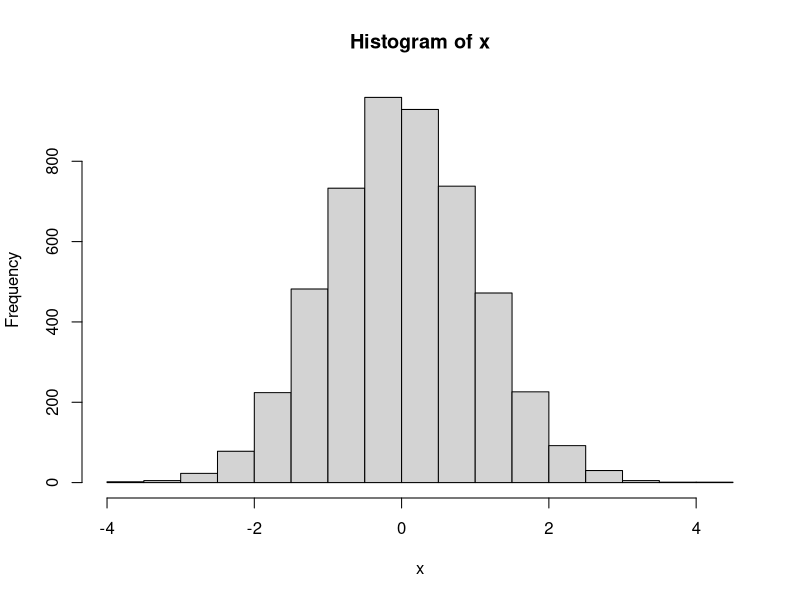
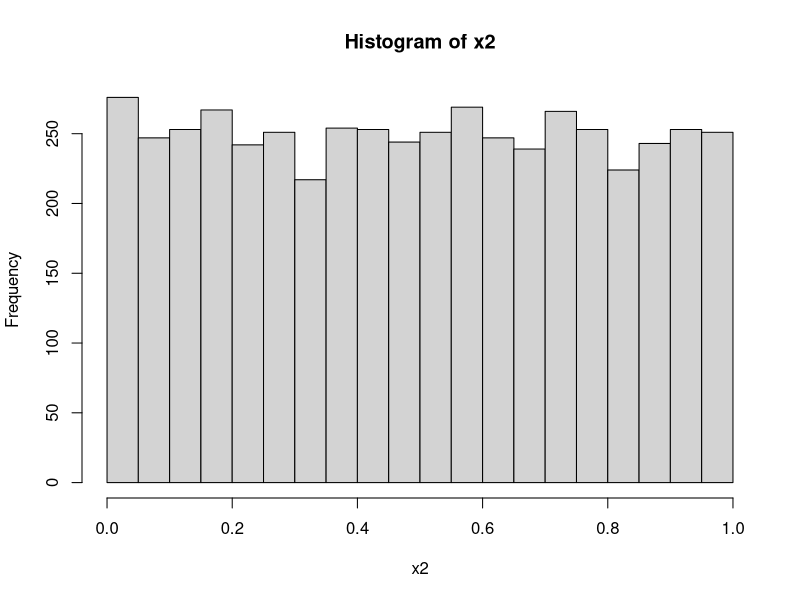
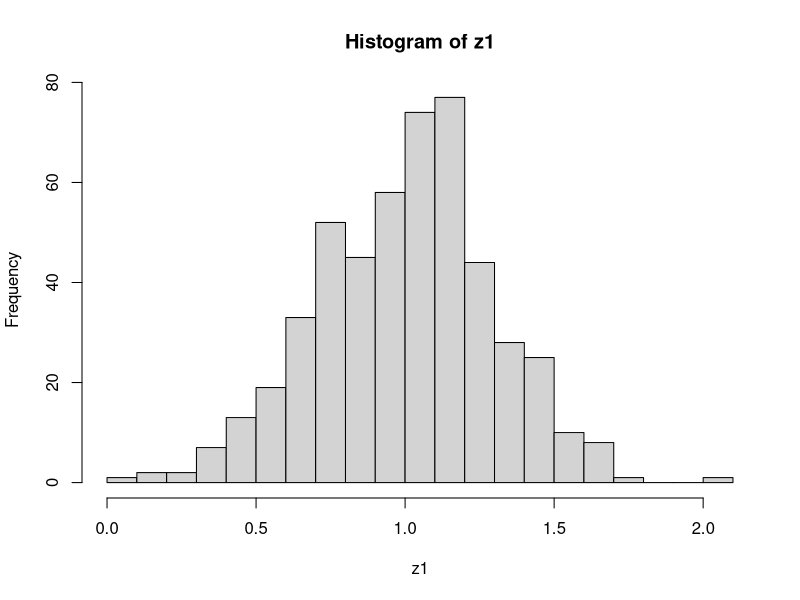
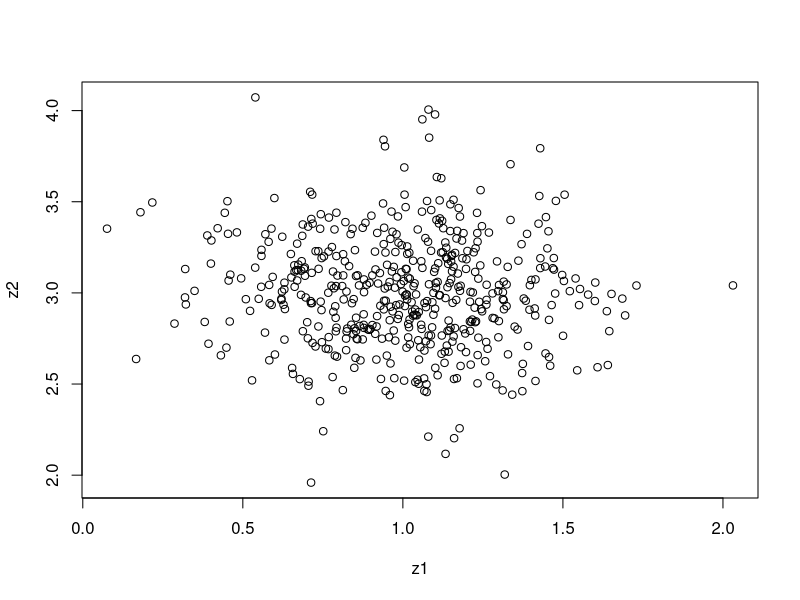
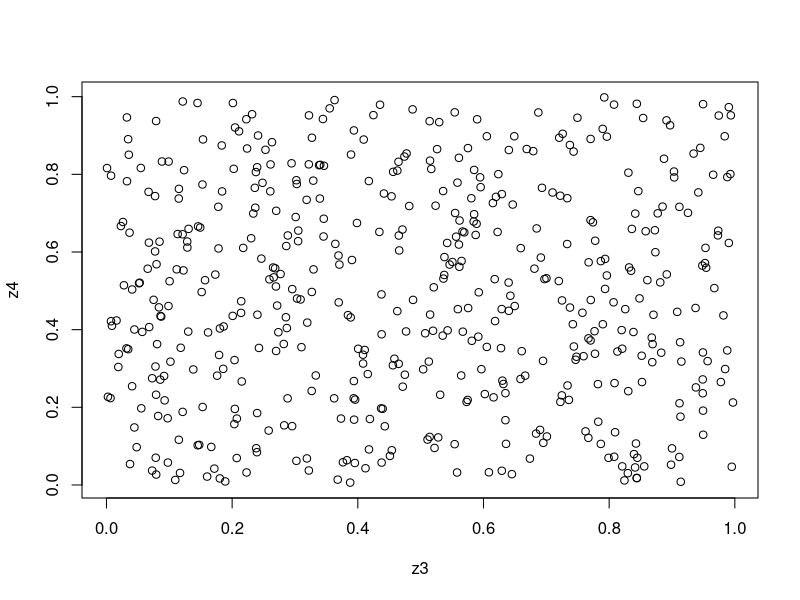
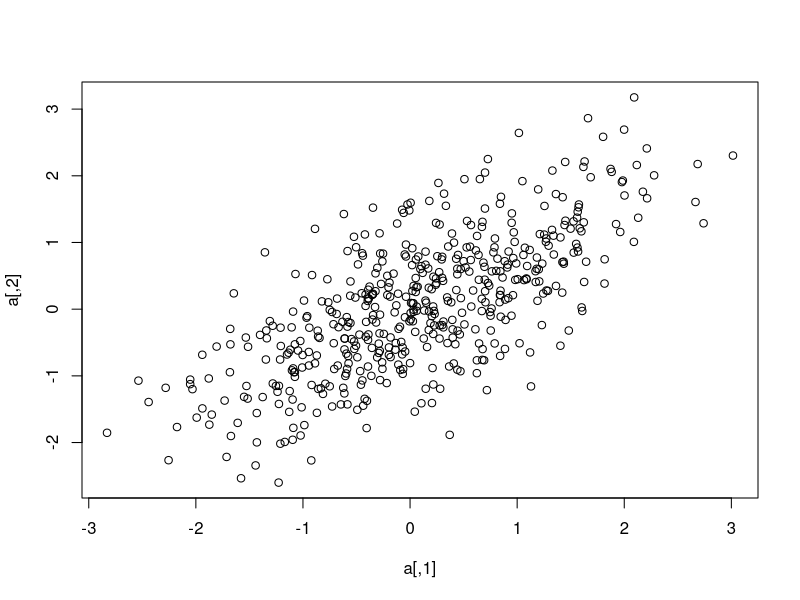
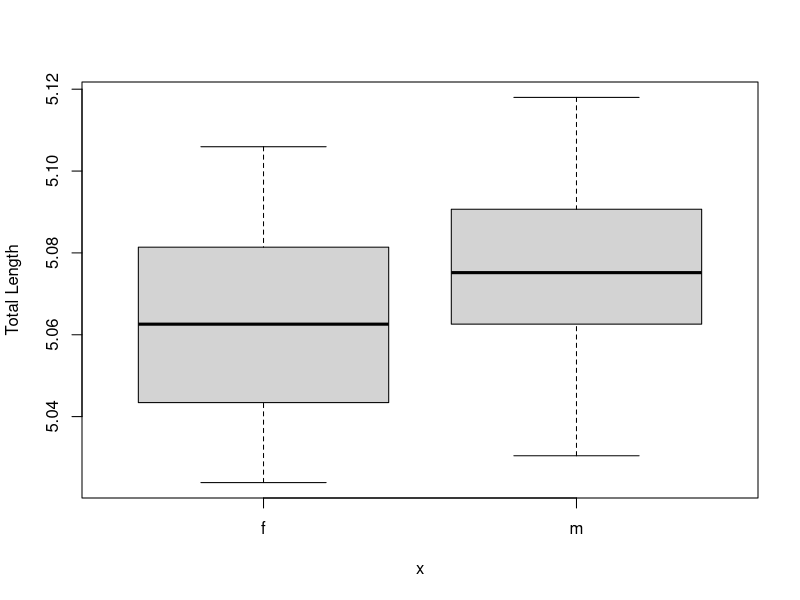
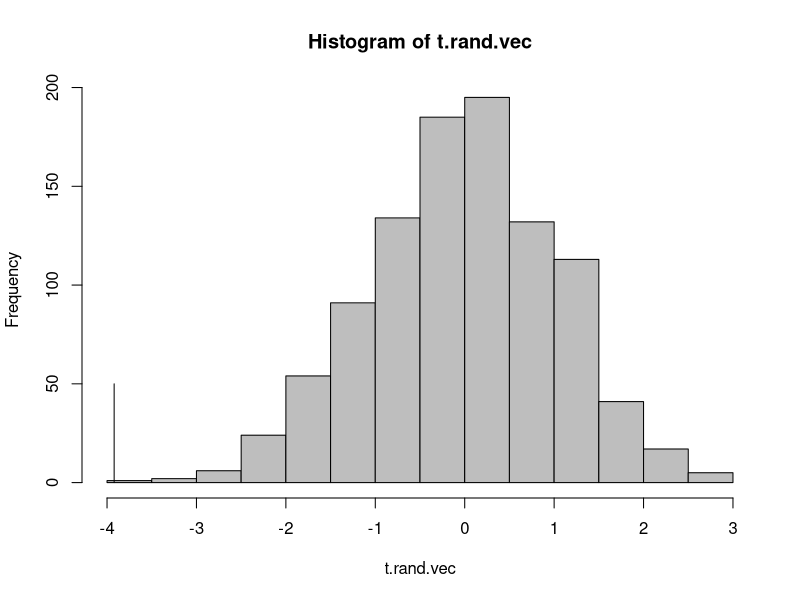

These figures' R source, in order:
# Various resampling procedures
#      NOTE: Some routines are not the most efficient means of accomplishing the
     #   Task at hand. Advanced R-programming may be used to enhance computational performance.

        #Packages: mvtnorm, boot


#__________________________________________________________________________#
#Generating Random Numbers
	#Of paramount importance when running Monte Carlo simulations 
rm(list=ls())
#normal distribution
x <- rnorm(5000)
hist(x,20,freq=T)
x2<-runif(5000)
hist(x2,20,freq=T)

z1<-rnorm(500, mean = 1, sd = 0.3)
hist(z1,20,freq=T)

z2<-rnorm(500, mean = 3, sd = 0.3)
plot(z1,z2)

z3<-runif(500, 0, 1)
z4<-runif(500, 0,1)
plot(z3,z4)

##Setting the 'seed' for random number generation
	#IMPORTANT for checking simulations prior to full run
set.seed(2)  #sets the seed
rnorm(10)
set.seed(2)  #sets the seed
rnorm(10)
rnorm(10)		#note that the seed is not held indefinitely in memory)

## Simulate CORRELATED Data Using MVTNORM
	##basic idea: simulate rnorm vectors, & multiply by covariance matrix
		## covariance matrix specifies correlation structure
#install.packages("mvtnorm")
library(mvtnorm) 
corr.val<-0.7
a <- rmvnorm(n=500,mean=c(0,0),sigma=matrix(c(1,corr.val,corr.val,1),2,2)) 
cor(a)
plot(a)

#__________________________________________________________________________#
###Shuffle Data: i.e. resampling without replacement
rm(list=ls())
x <- 1:10
#dim(x)<-c(10,1) #force dimensions to make column vector
x
sample(x)	# Randomize the order of locations
sample(x,replace=FALSE)	#more explicit
sample(x,(length(x)-2),replace=FALSE)	#sub-sample

#__________________________________________________________________________#
#Simple Randomization Test
rm(list=ls())
bumpus<-read.csv("Data/bumpus.csv",header=T)
bumpus.data<-log(bumpus[,(5:13)]) # set of log-linear measurements
sex<-as.factor(bumpus[,2])
TL<-bumpus.data$TL

#Observed data
t.test(formula=bumpus.data$TL~sex)	
plot(sex,bumpus.data$TL,ylab="Total Length")
t.obs<-t.test(formula=bumpus.data$TL~sex)$statistic[[1]]  #grab t-statistic from frame	
t.obs

#Randomization Test
permute<-999
P.1tailed<-P.2tailed<-1
t.rand.vec<-NULL
t.rand.vec<-rbind(t.rand.vec,t.obs)
for(i in 1:permute){
  ###Shuffle Data
	y.rand<-sample(bumpus.data$TL)  #NOTE: notation works ONLY for single variable 
  ###Run analysis on random data
	t.rand<-t.test(formula=y.rand~sex)$statistic[[1]]
	t.rand.vec<-rbind(t.rand.vec,t.rand)
  ###Significance assessment
	P.2tailed<-if(abs(t.rand)>=abs(t.obs)) (P.2tailed+1) else P.2tailed
	P.1tailed<-if(t.rand<=t.obs) (P.1tailed+1) else P.1tailed  ##<= b/c negative t.obs
}  #end permute
P.1tailed<-P.1tailed/(permute+1)
P.2tailed<-P.2tailed/(permute+1)
P.1tailed
P.2tailed
####Plot
hist(t.rand.vec,20,freq=T,col="gray")
segments(t.obs, 0, t.obs, 50)  ##Plot Observed value

#####NOTE: Distribution centered on 0.0.  This is the expected value under the null hypothesis:
    #thus, we have correctly shuffled the valid exchangeable units under Ho.

#__________________________________________________________________________#
# WHEN SAMPLE CAN GET US IN TROUBLE!!!!!!
x <- 1:10
y<-cbind(x,x,x)
y

sample(y,replace=FALSE)    #We did not tell it to preserve rows!!
y[sample(nrow(y)),]   	   # ROWS Preserved (needed for resampling multivariate data)

#__________________________________________________________________________#
# Bootstrapping Data
x <- 1:10
sample(x,replace=TRUE)

#Observed mean and CI
mean.TL<-mean(TL)	
mean.TL
int<-1.96*sqrt(var(TL)/length(TL))
CIlow<-mean.TL-int
CIhi<-mean.TL+int
CIlow
CIhi
#Bootstrap data
boot.mean<-numeric(1000)
for (i in 1:1000){
  boot.mean[i]<-mean(sample(TL,replace=T))
}

#__________________________________________________________________________#
### PERCENTILE BOOTSTRAP CI
quantile(boot.mean,c(0.025,0.975))

#__________________________________________________________________________#
###Standard Boostrap CI
int.boot<-1.96*sd(boot.mean)
CIlow.boot<-mean.TL-int.boot
CIhi.boot<-mean.TL+int.boot
CIlow.boot
CIhi.boot

#__________________________________________________________________________#
###### ANOTHER approach with library 'boot' [From Crawley: The R Book]
#install.packages("boot")
library(boot)
mymean<-function(TL,i)mean(TL[i])
myboot<-boot(TL,mymean,R=1000)
myboot

# Percentile Bootstrap CI
quantile(myboot$t,c(0.025,0.975))
#Various Bootstrap CI
boot.ci(myboot)

rm(list=ls())

